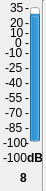
    <widget class="QWidget" name="widget_8" native="true">
     <property name="geometry">
      <rect>
       <x>280</x>
       <y>40</y>
       <width>46</width>
       <height>191</height>
      </rect>
     </property>
     <widget class="QProgressBar" name="progressBar_50">
      <property name="geometry">
       <rect>
        <x>30</x>
        <y>7</y>
        <width>10</width>
        <height>135</height>
       </rect>
      </property>
      <property name="contextMenuPolicy">
       <enum>Qt::DefaultContextMenu</enum>
      </property>
      <property name="toolTip">
       <string>Local Input 1 Meter</string>
      </property>
      <property name="statusTip">
       <string/>
      </property>
      <property name="whatsThis">
       <string/>
      </property>
      <property name="autoFillBackground">
       <bool>false</bool>
      </property>
      <property name="minimum">
       <number>-100</number>
      </property>
      <property name="maximum">
       <number>35</number>
      </property>
      <property name="value">
       <number>24</number>
      </property>
      <property name="textVisible">
       <bool>true</bool>
      </property>
      <property name="orientation">
       <enum>Qt::Vertical</enum>
      </property>
      <property name="invertedAppearance">
       <bool>false</bool>
      </property>
      <property name="format">
       <string>%p%</string>
      </property>
     </widget>
     <widget class="QLabel" name="m0_50">
      <property name="geometry">
       <rect>
        <x>25</x>
        <y>0</y>
        <width>16</width>
        <height>16</height>
       </rect>
      </property>
      <property name="text">
       <string>-</string>
      </property>
     </widget>
     <widget class="QLabel" name="t35_50">
      <property name="geometry">
       <rect>
        <x>10</x>
        <y>0</y>
        <width>16</width>
        <height>16</height>
       </rect>
      </property>
      <property name="text">
       <string>35</string>
      </property>
     </widget>
     <widget class="QLabel" name="tn100_50">
      <property name="geometry">
       <rect>
        <x>3</x>
        <y>135</y>
        <width>31</width>
        <height>16</height>
       </rect>
      </property>
      <property name="text">
       <string>-100</string>
      </property>
     </widget>
     <widget class="QLabel" name="m15_50">
      <property name="geometry">
       <rect>
        <x>25</x>
        <y>15</y>
        <width>16</width>
        <height>16</height>
       </rect>
      </property>
      <property name="text">
       <string>-</string>
      </property>
     </widget>
     <widget class="QLabel" name="m25_50">
      <property name="geometry">
       <rect>
        <x>25</x>
        <y>25</y>
        <width>16</width>
        <height>16</height>
       </rect>
      </property>
      <property name="text">
       <string>-</string>
      </property>
     </widget>
     <widget class="QLabel" name="m90_50">
      <property name="geometry">
       <rect>
        <x>25</x>
        <y>90</y>
        <width>16</width>
        <height>16</height>
       </rect>
      </property>
      <property name="text">
       <string>-</string>
      </property>
     </widget>
     <widget class="QLabel" name="m105_50">
      <property name="geometry">
       <rect>
        <x>25</x>
        <y>105</y>
        <width>16</width>
        <height>16</height>
       </rect>
      </property>
      <property name="text">
       <string>-</string>
      </property>
     </widget>
     <widget class="QLabel" name="m120_50">
      <property name="geometry">
       <rect>
        <x>25</x>
        <y>120</y>
        <width>16</width>
        <height>16</height>
       </rect>
      </property>
      <property name="text">
       <string>-</string>
      </property>
     </widget>
     <widget class="QLabel" name="m135_50">
      <property name="geometry">
       <rect>
        <x>25</x>
        <y>135</y>
        <width>16</width>
        <height>16</height>
       </rect>
      </property>
      <property name="text">
       <string>-</string>
      </property>
     </widget>
     <widget class="QLabel" name="m45_50">
      <property name="geometry">
       <rect>
        <x>25</x>
        <y>45</y>
        <width>16</width>
        <height>16</height>
       </rect>
      </property>
      <property name="text">
       <string>-</string>
      </property>
     </widget>
     <widget class="QLabel" name="m60_50">
      <property name="geometry">
       <rect>
        <x>25</x>
        <y>60</y>
        <width>16</width>
        <height>16</height>
       </rect>
      </property>
      <property name="text">
       <string>-</string>
      </property>
     </widget>
     <widget class="QLabel" name="m75_50">
      <property name="geometry">
       <rect>
        <x>25</x>
        <y>75</y>
        <width>16</width>
        <height>16</height>
       </rect>
      </property>
      <property name="text">
       <string>-</string>
      </property>
     </widget>
     <widget class="QLabel" name="t20_50">
      <property name="geometry">
       <rect>
        <x>10</x>
        <y>15</y>
        <width>16</width>
        <height>16</height>
       </rect>
      </property>
      <property name="text">
       <string>20</string>
      </property>
     </widget>
     <widget class="QLabel" name="t5_50">
      <property name="geometry">
       <rect>
        <x>10</x>
        <y>25</y>
        <width>16</width>
        <height>16</height>
       </rect>
      </property>
      <property name="text">
       <string>10</string>
      </property>
     </widget>
     <widget class="QLabel" name="tn10_50">
      <property name="geometry">
       <rect>
        <x>5</x>
        <y>45</y>
        <width>21</width>
        <height>16</height>
       </rect>
      </property>
      <property name="text">
       <string>-10</string>
      </property>
     </widget>
     <widget class="QLabel" name="tn25_50">
      <property name="geometry">
       <rect>
        <x>5</x>
        <y>60</y>
        <width>21</width>
        <height>16</height>
       </rect>
      </property>
      <property name="text">
       <string>-25</string>
      </property>
     </widget>
     <widget class="QLabel" name="tn40_50">
      <property name="geometry">
       <rect>
        <x>5</x>
        <y>75</y>
        <width>21</width>
        <height>16</height>
       </rect>
      </property>
      <property name="text">
       <string>-40</string>
      </property>
     </widget>
     <widget class="QLabel" name="tn55_50">
      <property name="geometry">
       <rect>
        <x>5</x>
        <y>90</y>
        <width>21</width>
        <height>16</height>
       </rect>
      </property>
      <property name="text">
       <string>-55</string>
      </property>
     </widget>
     <widget class="QLabel" name="tn70_50">
      <property name="geometry">
       <rect>
        <x>5</x>
        <y>105</y>
        <width>21</width>
        <height>16</height>
       </rect>
      </property>
      <property name="text">
       <string>-70</string>
      </property>
     </widget>
     <widget class="QLabel" name="tn85_50">
      <property name="geometry">
       <rect>
        <x>5</x>
        <y>120</y>
        <width>21</width>
        <height>16</height>
       </rect>
      </property>
      <property name="text">
       <string>-85</string>
      </property>
     </widget>
     <widget class="QLabel" name="m35_50">
      <property name="geometry">
       <rect>
        <x>25</x>
        <y>35</y>
        <width>16</width>
        <height>16</height>
       </rect>
      </property>
      <property name="text">
       <string>-</string>
      </property>
     </widget>
     <widget class="QLabel" name="t0_50">
      <property name="geometry">
       <rect>
        <x>15</x>
        <y>35</y>
        <width>16</width>
        <height>16</height>
       </rect>
      </property>
      <property name="text">
       <string>0</string>
      </property>
     </widget>
     <widget class="QLabel" name="value_50">
      <property name="geometry">
       <rect>
        <x>3</x>
        <y>150</y>
        <width>31</width>
        <height>16</height>
       </rect>
      </property>
      <property name="autoFillBackground">
       <bool>false</bool>
      </property>
      <property name="frameShadow">
       <enum>QFrame::Plain</enum>
      </property>
      <property name="text">
       <string>-100</string>
      </property>
     </widget>
     <widget class="QLabel" name="dB_50">
      <property name="geometry">
       <rect>
        <x>27</x>
        <y>150</y>
        <width>16</width>
        <height>16</height>
       </rect>
      </property>
      <property name="font">
       <font>
        <weight>75</weight>
        <bold>true</bold>
       </font>
      </property>
      <property name="text">
       <string>dB</string>
      </property>
     </widget>
     <widget class="QLabel" name="number_50">
      <property name="geometry">
       <rect>
        <x>20</x>
        <y>170</y>
        <width>16</width>
        <height>16</height>
       </rect>
      </property>
      <property name="font">
       <font>
        <weight>75</weight>
        <bold>true</bold>
       </font>
      </property>
      <property name="text">
       <string>8</string>
      </property>
     </widget>
     <widget class="Line" name="line_50">
      <property name="geometry">
       <rect>
        <x>35</x>
        <y>0</y>
        <width>16</width>
        <height>191</height>
       </rect>
      </property>
      <property name="orientation">
       <enum>Qt::Vertical</enum>
      </property>
     </widget>
    </widget>
